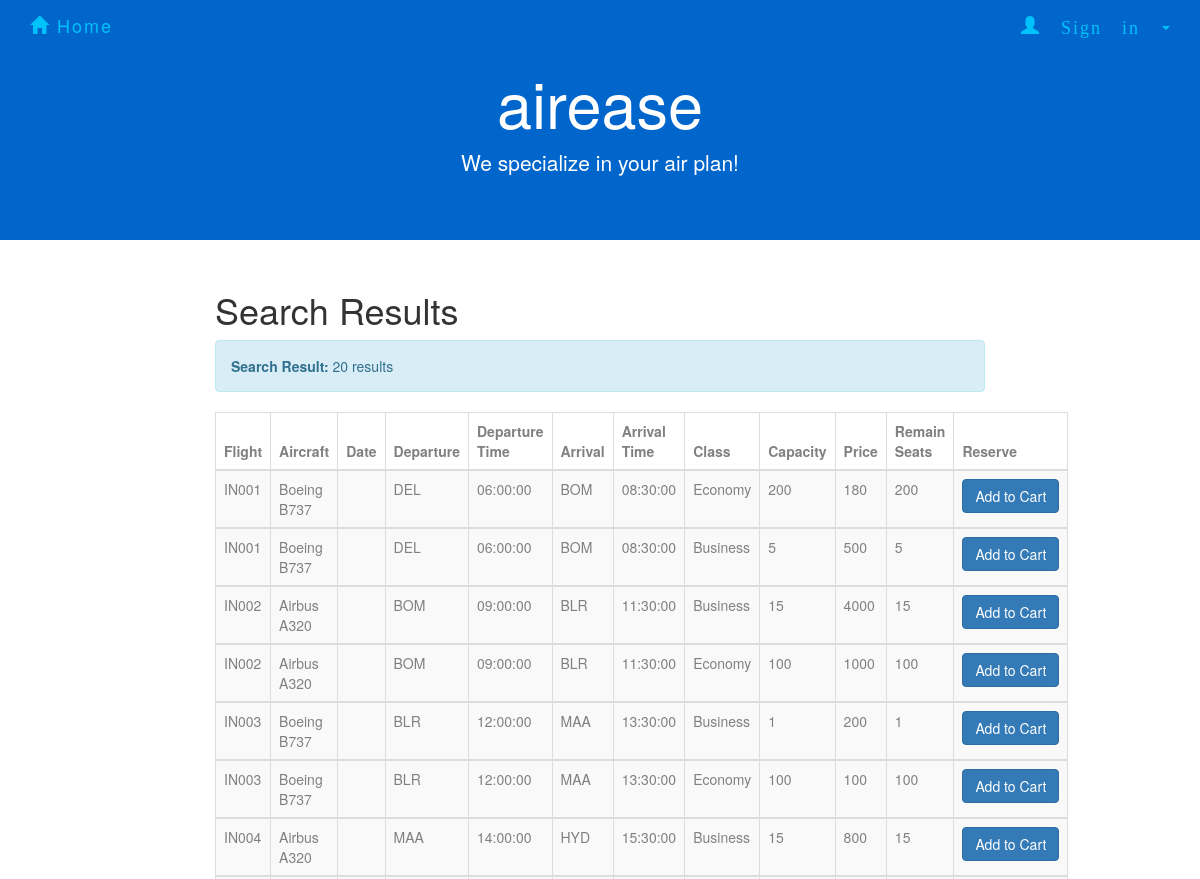
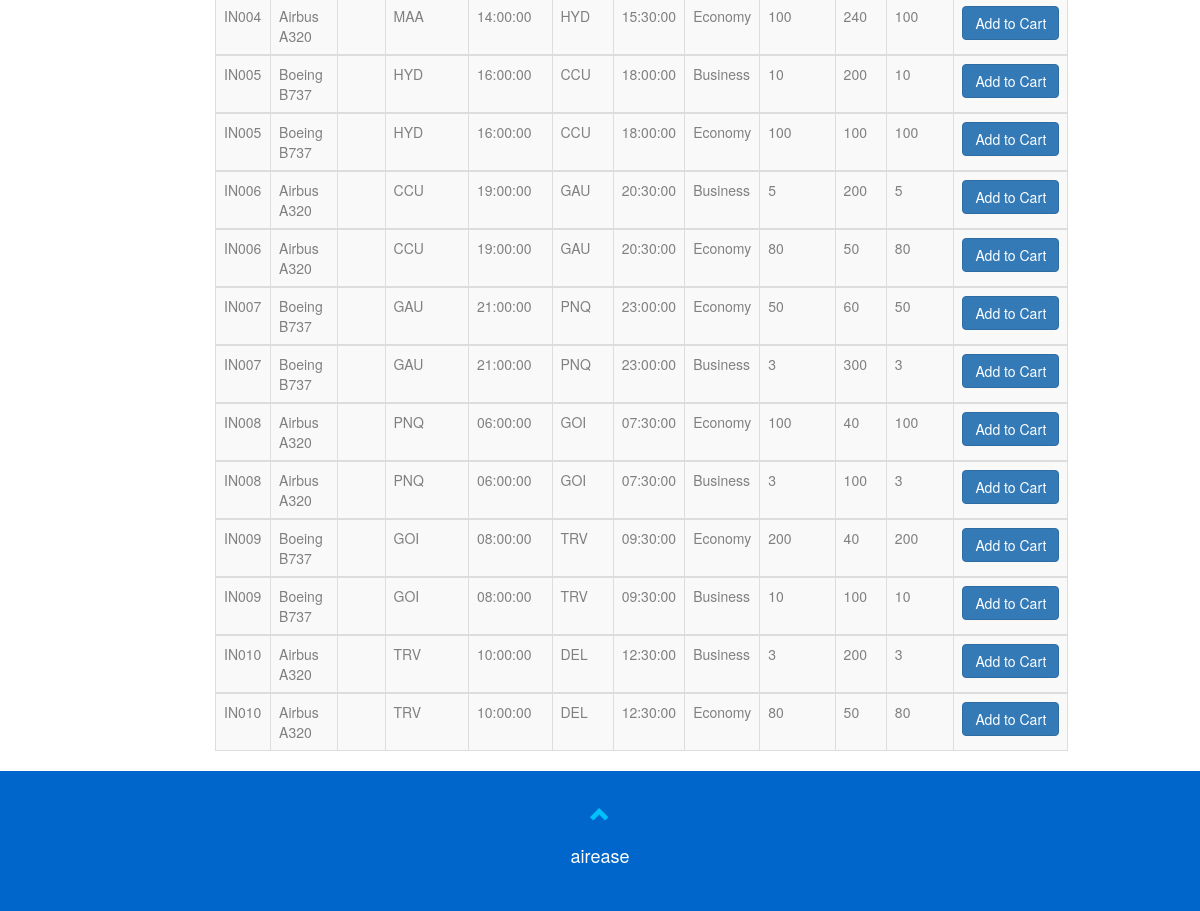
Page /demo/SearchResultAll.php on the committed database (2 pictures, top to bottom).
### tables this page shows
CREATE TABLE `flight` (
  `number` varchar(20) NOT NULL,
  `airplane_id` varchar(10) NOT NULL,
  `departure` varchar(10) NOT NULL,
  `d_time` time NOT NULL,
  `arrival` varchar(10) NOT NULL,
  `a_time` time NOT NULL,
  PRIMARY KEY (`number`),
  KEY `code_idx` (`departure`,`arrival`),
  KEY `airplaneid_idx` (`airplane_id`),
  KEY `arrival_idx` (`arrival`),
  CONSTRAINT `airplaneid` FOREIGN KEY (`airplane_id`) REFERENCES `airplane` (`ID`) ON DELETE CASCADE ON UPDATE CASCADE,
  CONSTRAINT `arrival` FOREIGN KEY (`arrival`) REFERENCES `airport` (`code`) ON DELETE CASCADE ON UPDATE CASCADE,
  CONSTRAINT `departure` FOREIGN KEY (`departure`) REFERENCES `airport` (`code`) ON DELETE CASCADE ON UPDATE CASCADE
);

CREATE TABLE `airplane` (
  `ID` varchar(10) NOT NULL,
  `type` varchar(10) NOT NULL,
  `company` varchar(20) NOT NULL,
  PRIMARY KEY (`ID`)
);

CREATE TABLE `class` (
  `number` varchar(10) NOT NULL,
  `name` varchar(20) NOT NULL,
  `capacity` int(11) NOT NULL,
  `price` float NOT NULL,
  PRIMARY KEY (`number`,`name`),
  KEY `number_idx` (`number`),
  CONSTRAINT `number` FOREIGN KEY (`number`) REFERENCES `flight` (`number`) ON DELETE CASCADE ON UPDATE CASCADE
);

### demo/SearchResultAll.php (the view, shortened to what this page needs)
<!DOCTYPE html>
<html>
<html lang="en">
<head>
    <link rel="stylesheet" href="http://maxcdn.bootstrapcdn.com/bootstrap/3.3.5/css/bootstrap.min.css">
    <link rel="stylesheet" href="forcompany.css">
    <link rel="stylesheet" href="homepage.css">
    <link rel="stylesheet" href="AdminSignin.css">
  <link rel="stylesheet" type="text/css" href="Search.css">
 </head>
<body>
<nav class="navbar navbar-default navbar-fixed-top">
        <div class="container">
            <div class="navbar-header">
                <a class="navbar-brand" href="homepage.html"><span class="glyphicon glyphicon-home"></span> Home</a>
            </div>
            <div class="collapse navbar-collapse" id="myNavbar">
                <ul class="nav navbar-nav navbar-right">
                    <li class="dropdown" id = "new">
                        <a class="dropdown-toggle" data-toggle="dropdown" href="#"><span class="glyphicon glyphicon-user"> Sign in&nbsp;</span><span class="caret"></span>
                        </a>
                          </li>
                        </ul>
            </div>
        </div>
    </nav>
<div class="jumbotron text-center">
        <h1>airease</h1>
        <p>We specialize in your air plan!</p>
</div>
<div class="container-fluid text-center">
  <div class="row content">
    <div class="col-sm-2 sidenav">
    </div>
    <div class="col-sm-8 text-left">
      <h1>Search Results</h1>
<?php
include_once 'dbconnect2.php';
$selectdate = $_POST["selectdate"];
global $sql, $availableNumber;
    $sql = "SELECT FL.number AS FLnumber, company, type, departure, d_time, arrival, a_time, C.name AS classname, capacity, price
            FROM flight FL
            JOIN class C ON FL.number = C.number
            JOIN airplane AP ON FL.airplane_id = AP.ID
            JOIN airport AD ON FL.departure = AD.code
            JOIN airport AA ON FL.arrival = AA.code
            ORDER BY FL.number";
$result = mysqli_query($con,$sql);
$rowcount = mysqli_num_rows($result);
if($rowcount == 0){
    echo "<div class='alert alert-info'><strong>Search Result: </strong>".$rowcount." result</div>";
}
else{
echo "<div class='alert alert-info'><strong>Search Result: </strong>".$rowcount." results</div>";
echo "<table class='table table-bordered table-striped table-hover'>
      <thead>
      <tr>
        <th>Flight</th>
        <th>Aircraft</th>
        <th>Date</th>
        <th>Departure</th>
        <th>Departure Time</th>
        <th>Arrival</th>
        <th>Arrival Time</th>
        <th>Class</th>
        <th>Capacity</th>
        <th>Price</th>
        <th>Remain Seats</th>
        <th>Reserve</th>
      </tr>
      </thead>";
while($row = mysqli_fetch_array($result)) {
    echo "<tbody><tr>";
    echo "<td>" . $row['FLnumber'] . "</td>";
    echo "<td>" . $row['company']." ".$row['type']. "</td>";
    echo "<td>" . $selectdate . "</td>";
    echo "<td>" . $row['departure'] . "</td>";
    echo "<td>" . $row['d_time'] . "</td>";
    echo "<td>" . $row['arrival'] . "</td>";
    echo "<td>" . $row['a_time'] . "</td>";
    echo "<td>" . $row['classname'] . "</td>";
    echo "<td>" . $row['capacity'] . "</td>";
    echo "<td>" . $row['price'] . "</td>";
        $seatreserved = "SELECT flightno, classtype, COUNT(*)
                    FROM book B
                    WHERE B.date = '".$selectdate."' AND B.flightno = '".$row['FLnumber']."'AND B.classtype ='".$row['classname']."' AND paid=1
                    GROUP BY flightno, classtype";
        $reserved = mysqli_query($con, $seatreserved);
        $reservedNumber = mysqli_fetch_array($reserved);
        $capacity = mysqli_query($con, "SELECT capacity FROM class C WHERE C.number='".$row['FLnumber']."' AND C.name= '".$row['classname']."'");
        $capacityNumber = mysqli_fetch_array($capacity);
        if(mysqli_num_rows($reserved)>0){
            $availableNumber = $capacityNumber['capacity'] - $reservedNumber['COUNT(*)'];
        }else{
            $availableNumber = $capacityNumber['capacity'];
        }
        echo "<td>".$availableNumber."</td>";
    if($availableNumber>0){
    echo '<td>
        <form action="shoppingcart.php" method="post">
        <input type="hidden" name="flightno" value="'.$row['FLnumber'].'">
        <input type="hidden" name="classtype" value="'.$row['classname'].'">
        <input type="hidden" name="price" value="'.$row['price'].'">
        <input type="hidden" name="date" value="'.$selectdate.'">
        <input type="hidden" name="type" value="all">
        <button type="submit" class="btn btn-primary">Add to Cart</button>
        </form>
        </td>';
    }else{
        echo "<td><button type='button' class='btn btn-warning' onclick='myFunction()'>Not Available</button></td>";
    }
    echo "</tr>";
}
echo " </tbody></table>";
}
?>
    </div>
  </div>
</div>
<footer class="container-fluid text-center">
        <a href="#signUpPage" title="To Top">
            <span class="glyphicon glyphicon-chevron-up"></span>
        </a>
        <p>airease</p>
</footer>
</body>
</html>

### demo/forcompany.css (style rules this page uses)
.jumbotron { background-color: #0066cc; color: #ffffff; }
.navbar { margin-bottom: 0; background-color: #0066cc; border: 0; font-size: 18px !important; letter-spacing: 2px; opacity: 0.9; }
.navbar li a, .navbar .navbar-brand { color: #00ccff !important; }
footer { background-color: #0066cc; color: #fff; padding: 32px; font-size: 18px; }
footer .glyphicon { font-size: 20px; margin-bottom: 20px; color: #00ccff; opacity: 0.9; }

### demo/AdminSignin.css (style rules this page uses)
th { width: 50px; height: 10px; color: gray; }
td { color: gray; }

### demo/Search.css (style rules this page uses)
.jumbotron { background-color: #0066cc; color: #ffffff; }
.navbar { margin-bottom: 0; background-color: #0066cc; border: 0; font-size: 18px !important; letter-spacing: 2px; opacity: 0.9; }
.navbar li a, .navbar .navbar-brand { color: #00ccff !important; }
footer { background-color: #0066cc; color: #fff; padding: 32px; font-size: 18px; }
footer .glyphicon { font-size: 20px; margin-bottom: 20px; color: #00ccff; opacity: 0.9; }

### rows in the picture
flight: number "IN001", airplane.company "Boeing", airplane.type "B737", departure "DEL", d_time "06:00:00", arrival "BOM", a_time "08:30:00", class.name "Economy", class.capacity "200", class.price "180", class.name "Business", class.capacity "5", class.price "500"
flight: number "IN002", airplane.company "Airbus", airplane.type "A320", departure "BOM", d_time "09:00:00", arrival "BLR", a_time "11:30:00", class.name "Business", class.capacity "15", class.price "4000", class.name "Economy", class.capacity "100", class.price "1000"
flight: number "IN003", airplane.company "Boeing", airplane.type "B737", departure "BLR", d_time "12:00:00", arrival "MAA", a_time "13:30:00", class.name "Business", class.capacity "1", class.price "200", class.name "Economy", class.capacity "100", class.price "100"
flight: number "IN004", airplane.company "Airbus", airplane.type "A320", departure "MAA", d_time "14:00:00", arrival "HYD", a_time "15:30:00", class.name "Business", class.capacity "15", class.price "800", class.name "Economy", class.capacity "100", class.price "240"
flight: number "IN005", airplane.company "Boeing", airplane.type "B737", departure "HYD", d_time "16:00:00", arrival "CCU", a_time "18:00:00", class.name "Business", class.capacity "10", class.price "200", class.name "Economy", class.capacity "100", class.price "100"
flight: number "IN006", airplane.company "Airbus", airplane.type "A320", departure "CCU", d_time "19:00:00", arrival "GAU", a_time "20:30:00", class.name "Business", class.capacity "5", class.price "200", class.name "Economy", class.capacity "80", class.price "50"
flight: number "IN007", airplane.company "Boeing", airplane.type "B737", departure "GAU", d_time "21:00:00", arrival "PNQ", a_time "23:00:00", class.name "Economy", class.capacity "50", class.price "60", class.name "Business", class.capacity "3", class.price "300"
flight: number "IN008", airplane.company "Airbus", airplane.type "A320", departure "PNQ", d_time "06:00:00", arrival "GOI", a_time "07:30:00", class.name "Economy", class.capacity "100", class.price "40", class.name "Business", class.capacity "3", class.price "100"
flight: number "IN009", airplane.company "Boeing", airplane.type "B737", departure "GOI", d_time "08:00:00", arrival "TRV", a_time "09:30:00", class.name "Economy", class.capacity "200", class.price "40", class.name "Business", class.capacity "10", class.price "100"
flight: number "IN010", airplane.company "Airbus", airplane.type "A320", departure "TRV", d_time "10:00:00", arrival "DEL", a_time "12:30:00", class.name "Business", class.capacity "3", class.price "200", class.name "Economy", class.capacity "80", class.price "50"

### other values in the picture
$rowcount "20"
